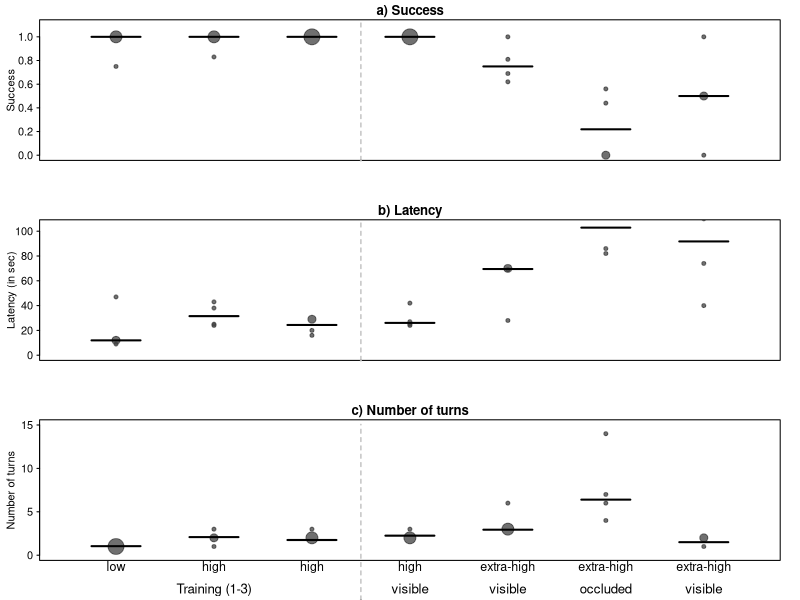

Generate this figure with R:
all.data <- read.table(file = "exp2/data/WOOF_data 2016.txt", header = T, sep = "\t")

str(all.data)


png(filename="exp2/graphics/Exp2_WOOF_plot.png", height = 600, width=480)
par(mfrow = c(3, 1), mar = c(3, 3, 1.5, 1.5), mgp = c(1.7, 0.5, 0), tcl = -0.25)

#### success###

xdata <- all.data

xx <- aggregate(
  x = xdata$Success,
  by = xdata[, c("Phase", "Subject")], FUN = mean
)

medians <- tapply(X = xx$x, INDEX = xx$Phase, FUN = median)


xx[3] <- round(xx[3], digit = 2)


plot(
  x = as.numeric(xx$Phase), y = xx$x, xlim = c(0.5, 7.5), ylim = c(0, 1.1), las = 1, pch = 19, xaxt = "n",
  tcl = -0.2,
  xlab = "", cex = 0, ylab = "Success", col = grey(level = 0.25, alpha = 0.5), main = "a) Success"
)




xx1 <- subset(xx, Phase == 1)
px <- table(xx1$x)
# step 2, add points:
points(x = rep(x = 1, times = length(px)), y = as.numeric(names(px)), cex = 0.8 * (px), pch = 19, col = grey(level = 0.25, alpha = 0.75))




xx1 <- subset(xx, Phase == 2)
px <- table(xx1$x)
# step 2, add points:
points(x = rep(x = 2, times = length(px)), y = as.numeric(names(px)), cex = 0.8 * (px), pch = 19, col = grey(level = 0.25, alpha = 0.75))


xx1 <- subset(xx, Phase == 3)
px <- table(xx1$x)
# step 2, add points:
points(x = rep(x = 3, times = length(px)), y = as.numeric(names(px)), cex = 0.8 * (px), pch = 19, col = grey(level = 0.25, alpha = 0.75))


xx1 <- subset(xx, Phase == 4)
px <- table(xx1$x)
# step 2, add points:
points(x = rep(x = 4, times = length(px)), y = as.numeric(names(px)), cex = 0.8 * (px), pch = 19, col = grey(level = 0.25, alpha = 0.75))


xx1 <- subset(xx, Phase == 5)
px <- table(xx1$x)
# step 2, add points:
points(x = rep(x = 5, times = length(px)), y = as.numeric(names(px)), cex = 0.8 * (px), pch = 19, col = grey(level = 0.25, alpha = 0.75))


xx1 <- subset(xx, Phase == 6)
px <- table(xx1$x)
# step 2, add points:
points(x = rep(x = 6, times = length(px)), y = as.numeric(names(px)), cex = 0.8 * (px), pch = 19, col = grey(level = 0.25, alpha = 0.75))

xx1 <- subset(xx, Phase == 7)
px <- table(xx1$x)
# step 2, add points:
points(x = rep(x = 7, times = length(px)), y = as.numeric(names(px)), cex = 0.8 * (px), pch = 19, col = grey(level = 0.25, alpha = 0.75))



hll <- 0.25 # create scalar indicating half the line length
segments(x0 = (1:7) - hll, x1 = (1:7) + hll, y0 = medians, y1 = medians, lwd = 2)
axis(side = 1, at = 3.5, col = "darkgray", line = 0, tick = T, labels = F, lwd = 2, lwd.ticks = 1, tck = 1, lty = 2)

############ latency

xx <- aggregate(
  x = xdata$Latency,
  by = xdata[, c("Phase", "Subject")], FUN = mean
)

medians <- tapply(X = xx$x, INDEX = xx$Phase, FUN = median)


xx[3] <- round(xx[3], digit = 0)


plot(
  x = as.numeric(xx$Phase), y = xx$x, xlim = c(0.5, 7.5), ylim = c(0, 105), las = 1, pch = 19, xaxt = "n",
  tcl = -0.2,
  xlab = "", cex = 0, ylab = "Latency (in sec)", col = grey(level = 0.25, alpha = 0.5), main = "b) Latency"
)




xx1 <- subset(xx, Phase == 1)
px <- table(xx1$x)
# step 2, add points:
points(x = rep(x = 1, times = length(px)), y = as.numeric(names(px)), cex = 0.8 * (px), pch = 19, col = grey(level = 0.25, alpha = 0.75))




xx1 <- subset(xx, Phase == 2)
px <- table(xx1$x)
# step 2, add points:
points(x = rep(x = 2, times = length(px)), y = as.numeric(names(px)), cex = 0.8 * (px), pch = 19, col = grey(level = 0.25, alpha = 0.75))


xx1 <- subset(xx, Phase == 3)
px <- table(xx1$x)
# step 2, add points:
points(x = rep(x = 3, times = length(px)), y = as.numeric(names(px)), cex = 0.8 * (px), pch = 19, col = grey(level = 0.25, alpha = 0.75))


xx1 <- subset(xx, Phase == 4)
px <- table(xx1$x)
# step 2, add points:
points(x = rep(x = 4, times = length(px)), y = as.numeric(names(px)), cex = 0.8 * (px), pch = 19, col = grey(level = 0.25, alpha = 0.75))


xx1 <- subset(xx, Phase == 5)
px <- table(xx1$x)
# step 2, add points:
points(x = rep(x = 5, times = length(px)), y = as.numeric(names(px)), cex = 0.8 * (px), pch = 19, col = grey(level = 0.25, alpha = 0.75))


xx1 <- subset(xx, Phase == 6)
px <- table(xx1$x)
# step 2, add points:
points(x = rep(x = 6, times = length(px)), y = as.numeric(names(px)), cex = 0.8 * (px), pch = 19, col = grey(level = 0.25, alpha = 0.75))

xx1 <- subset(xx, Phase == 7)
px <- table(xx1$x)
# step 2, add points:
points(x = rep(x = 7, times = length(px)), y = as.numeric(names(px)), cex = 0.8 * (px), pch = 19, col = grey(level = 0.25, alpha = 0.75))






hll <- 0.25 # create scalar indicating half the line length
segments(x0 = (1:7) - hll, x1 = (1:7) + hll, y0 = medians, y1 = medians, lwd = 2)
axis(side = 1, at = 3.5, col = "darkgray", line = 0, tick = T, labels = F, lwd = 2, lwd.ticks = 1, tck = 1, lty = 2)

########### Number of turns##########

zdata <- subset(all.data, Number_of_turns > 0)

xx <- aggregate(
  x = zdata$Number_of_turns,
  by = zdata[, c("Phase", "Subject")], FUN = mean
)

medians <- tapply(X = xx$x, INDEX = xx$Phase, FUN = median)


xx[3] <- round(xx[3], digit = 0)


# 	par(mfrow=c(1,3), mar=c(3,3,1.5,1.5), mgp=c(1.7,0.5,0), tcl=-0.25)


# par(mfrow=c(1,3), mar=c(3,3,1.5,1.5), mgp=c(1.7,0.5,0), tcl=-0.25)


plot(
  x = as.numeric(xx$Phase), y = xx$x, xlim = c(0.5, 7.5), ylim = c(0, 15), las = 1, pch = 19, xaxt = "n",
  tcl = -0.2,
  xlab = "", cex = 0, ylab = "Number of turns", col = grey(level = 0.25, alpha = 0.5), main = "c) Number of turns"
)




xx1 <- subset(xx, Phase == 1)
px <- table(xx1$x)
# step 2, add points:
points(x = rep(x = 1, times = length(px)), y = as.numeric(names(px)), cex = 0.8 * (px), pch = 19, col = grey(level = 0.25, alpha = 0.75))




xx1 <- subset(xx, Phase == 2)
px <- table(xx1$x)
# step 2, add points:
points(x = rep(x = 2, times = length(px)), y = as.numeric(names(px)), cex = 0.8 * (px), pch = 19, col = grey(level = 0.25, alpha = 0.75))


xx1 <- subset(xx, Phase == 3)
px <- table(xx1$x)
# step 2, add points:
points(x = rep(x = 3, times = length(px)), y = as.numeric(names(px)), cex = 0.8 * (px), pch = 19, col = grey(level = 0.25, alpha = 0.75))


xx1 <- subset(xx, Phase == 4)
px <- table(xx1$x)
# step 2, add points:
points(x = rep(x = 4, times = length(px)), y = as.numeric(names(px)), cex = 0.8 * (px), pch = 19, col = grey(level = 0.25, alpha = 0.75))


xx1 <- subset(xx, Phase == 5)
px <- table(xx1$x)
# step 2, add points:
points(x = rep(x = 5, times = length(px)), y = as.numeric(names(px)), cex = 0.8 * (px), pch = 19, col = grey(level = 0.25, alpha = 0.75))


xx1 <- subset(xx, Phase == 6)
px <- table(xx1$x)
# step 2, add points:
points(x = rep(x = 6, times = length(px)), y = as.numeric(names(px)), cex = 0.8 * (px), pch = 19, col = grey(level = 0.25, alpha = 0.75))

xx1 <- subset(xx, Phase == 7)
px <- table(xx1$x)
# step 2, add points:
points(x = rep(x = 7, times = length(px)), y = as.numeric(names(px)), cex = 0.8 * (px), pch = 19, col = grey(level = 0.25, alpha = 0.75))

hll <- 0.25 # create scalar indicating half the line length
segments(x0 = (1:7) - hll, x1 = (1:7) + hll, y0 = medians, y1 = medians, lwd = 2)

axis(side = 1, at = 3.5, col = "darkgray", line = 3, tick = T, labels = F, lwd = 2, lwd.ticks = 1, tck = 1.25, lty = 2)

mtext(text = "low", at = 1, line = 0, side = 1, cex = 0.75)
mtext(text = "high", at = 2, line = 0, side = 1, cex = 0.75)
mtext(text = "high", at = 3, line = 0, side = 1, cex = 0.75)
mtext(text = "high", at = 4, line = 0, side = 1, cex = 0.75)
mtext(text = "extra-high", at = 5, line = 0, side = 1, cex = 0.75)
mtext(text = "extra-high", at = 6, line = 0, side = 1, cex = 0.75)
mtext(text = "extra-high", at = 7, line = 0, side = 1, cex = 0.75)

mtext(text = "Training (1-3)", at = 2, line = 1.7, side = 1, cex = 0.8)

mtext(text = "visible", at = 4, line = 1.7, side = 1, cex = 0.8)
mtext(text = "visible", at = 5, line = 1.7, side = 1, cex = 0.8)
mtext(text = "occluded", at = 6, line = 1.7, side = 1, cex = 0.8)
mtext(text = "visible", at = 7, line = 1.7, side = 1, cex = 0.8)


dev.off()